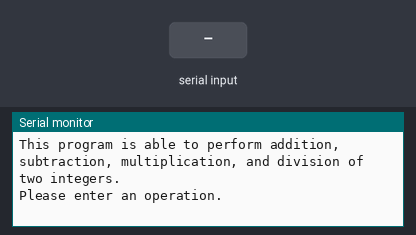
Bench run of a sketch on a simulated Arduino Uno, built with avr-gcc and run on an emulated ATmega328P. On the bench: the last lines printed to the serial monitor. The test bench sets the inputs (shaded band).

Above: at 1.2 s.
1.3 s: "+" received over Serial
At 2.4 s:
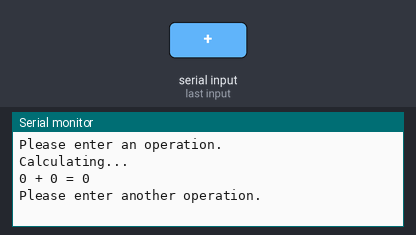
2.8 s: "*" received over Serial
At 3.5 s:
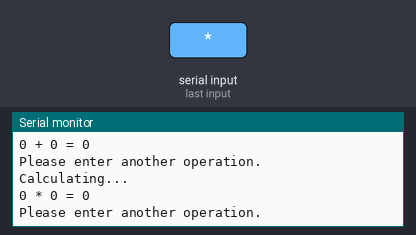
4.3 s: "/" received over Serial
At 4.7 s:
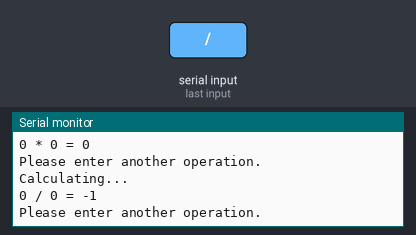
5.8 s: "90,45\n" received over Serial
At 7.0 s:
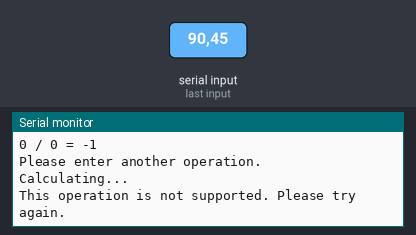

The sketch:

serialCalculatorV2.ino
```cpp
long number1;
long number2;
long result;
long integers[2];

char sign;

bool newData = false;
bool readyToCalculate = false;
bool readyToPrint = false;

int count;

void setup() {
  Serial.begin(115200);
  Serial.println("This program is able to perform addition, subtraction, multiplication, and division of two integers.");
  Serial.println("Please enter an operation.");
}

void loop() {
  cleanData();
  parseData();
  calculate();
  concatenateResultsAndPrint();
}

void cleanData() {
  count = 0;
  while (Serial.available() > 0) {
    newData = true;
    if (isDigit(Serial.peek()) == true) {
      integers[count] = Serial.parseInt();
      count++;
      delay(1);
    }
    else if (isGraph(Serial.peek()) == true) {
      sign = Serial.read();
      delay(1);
    }
    else {
      Serial.read();
    }
  }
}

void parseData() {
  if (newData == true) {
    number1 = integers[0];
    number2 = integers[1];
    newData = false;
    readyToCalculate = true;
  }
}

void calculate() {
  if (readyToCalculate == true) {
    Serial.println("Calculating...");
    switch (sign) {
      case '+' :
        result = number1 + number2;
        readyToPrint = true;
        break;
      case '-' :
        result = number1 - number2;
        readyToPrint = true;
        break;
      case '*' :
        result = number1 * number2;
        readyToPrint = true;
        break;
      case '/' :
        result = number1 / number2;
        readyToPrint = true;
        break;
      default:
        Serial.println("This operation is not supported. Please try again.");
        readyToPrint = false;
        break;
    }
    readyToCalculate = false;
  }
}

void concatenateResultsAndPrint() {
  if (readyToPrint == true) {
    String printCalculation = String(number1) + ' ' + String(sign) + ' ' + String(number2) + String(" = ") + String(result);
    Serial.println(printCalculation);
    Serial.println("Please enter another operation.");
    readyToPrint = false;
  }
}
```

Measured:
- after the input at 1.3 s, the serial monitor: prints a new line at once (image 1)
- after the input at 2.8 s, the serial monitor: prints a new line at once (image 2)
- after the input at 4.3 s, the serial monitor: prints a new line at once (image 3)
- after the input at 5.8 s, the serial monitor: prints a new line at once (image 4)
